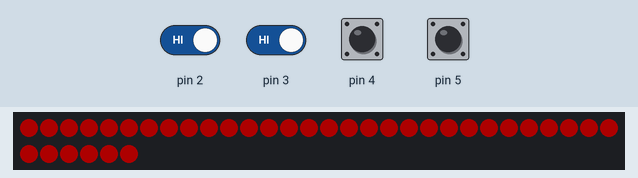
Simulated run of this sketch. Board: Arduino Uno, built with avr-gcc and run on an emulated ATmega328P. On the bench: 36 RGB LEDs in strip order, left to right, continuing on the next row. The inputs (shaded band) are chosen by the test bench; at power-on: pin 2–5 HIGH. Dim RGB values are drawn brighter than linear; random numbers use the default seed unless the sketch sets one.

Above: at 1.2 s.
1.3 s: pin 2 driven LOW and pin 3 driven LOW
At 1.62 s:
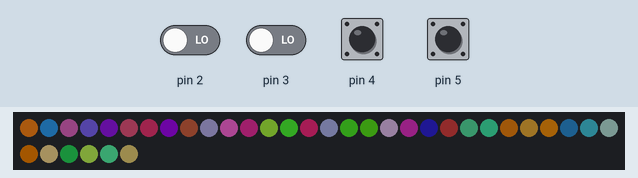
4.0 s: pin 4 pulled LOW for 1 s
At 5.31 s:
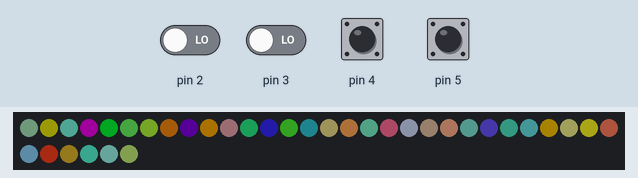
7.7 s: pin 5 pulled LOW for 1 s
At 8.6 s:
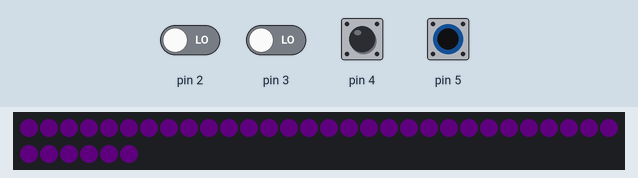
11.0 s: pin 4 pulled LOW for 0.15 s
At 11.53 s:
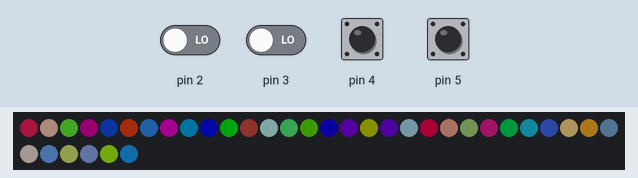
14.1 s: pin 5 pulled LOW for 0.15 s
At 14.77 s:
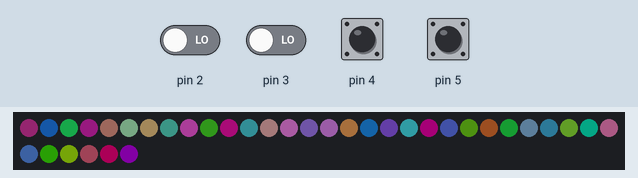
17.1 s: pin 4 pulled LOW for 0.15 s
At 17.74 s:
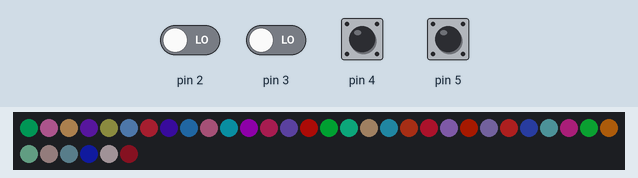
Timing chart, 0 to 20.1 s (numbered marks = the images above; inputs shaded):
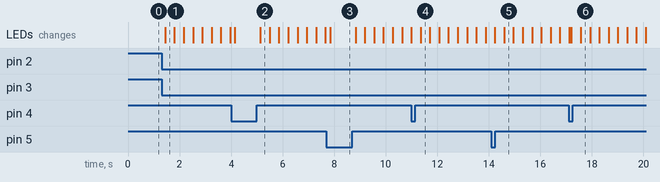

The sketch:

Combined_Sequence.ino
```cpp
#include <FastLED.h>
// Create 4 array's of LED's with 81 LEDs each
#define NUM_STRIPS 3
#define NUM_LEDS_PER_STRIP 36
CRGB leds[NUM_STRIPS][NUM_LEDS_PER_STRIP];
CRGB redStrip[NUM_LEDS_PER_STRIP];

// Define active state of pins vs inactive pins
// Sometimes inputs can be flipped, so this saves time changing the values of input and output in the loop
#define PIN_ACTIVE  1
#define PIN_INACTIVE 0

// Intialize random numbers for random LED pattern
long randNumber1;
long randNumber2;
long randNumber3;

// Setup the different strips of LEDs
void setup() {
  // Set the brightness of the LED Strips in order to avoid overloading the board
  FastLED.setBrightness(50);
  // tell FastLED library what pin the LED strips are on
  FastLED.addLeds<NEOPIXEL, 12>(leds[0], NUM_LEDS_PER_STRIP);
  // Define which input pins to pull the DIO value of the RIO From
    pinMode(2,INPUT_PULLUP);
    pinMode(3,INPUT_PULLUP);
    pinMode(4,INPUT_PULLUP);
    pinMode(5,INPUT_PULLUP);
}
// Define Different LED patterns
void CLEAR(){
  // Create Clear LED pattern, setting all LEDs in the strip to no value
  for(int i = 0; i < NUM_LEDS_PER_STRIP; i++){
      FastLED.clear();
    }
}
void REDALLIANCE()
  // Set all LEDs in the Strip to the color Red
  {
    for(int i = 0; i < NUM_LEDS_PER_STRIP; i++) {
            leds[0][i] = CRGB(255,0,0);
            FastLED.show();
        }
  }
void CONEREQUEST()
// Move up the array of LEDs, wait 500 milliseconds (half a second), and clear the array and repeat
{
  for(int i = 0; i < NUM_LEDS_PER_STRIP; i++) {
            leds[0][i] = CRGB(230,100,1);
            FastLED.show();


  }
        FastLED.delay(500);
        CLEAR();
}
void CONEAQUIRED()
// Set all the LEDs in the Array to Yellow
  {
    for(int i = 0; i < NUM_LEDS_PER_STRIP; i++) {
            leds[0][i] = CRGB(230,100,1);
            FastLED.show();
        }
  }
void CUBEREQUEST()
// Set all the LEDs in the Array to Purple, wait half a second, and then clear all the LEDs and Repeat
  {
    for(int i = 0; i < NUM_LEDS_PER_STRIP; i++) {
            leds[0][i] = CRGB(20,0,25);
            FastLED.show();
        }
        FastLED.delay(500);
        CLEAR();
  }
void CUBEAQUIRED()
// Set all the LEDs in the Array to Purple
  {
    for(int i = 0; i < NUM_LEDS_PER_STRIP; i++) {
            leds[0][i] = CRGB(20,0,25);
            FastLED.show();
        }
  }
void DISABLED()
// Set all the LEDs in the Array to Orange (Disalbed)
// TODO: Check if the Color is the same as the disabled color on the robot, or at least close to it
  {
    for(int i = 0; i < NUM_LEDS_PER_STRIP; i++) {
            leds[0][i] = CRGB(255,0,0);
            FastLED.show();
        }
  }
void BLUEALLIANCE()
// Set all the LEDs in the array to Blue
  {
  for(int i = 0; i < NUM_LEDS_PER_STRIP; i++)
  {
          leds[0][i] = CRGB(0,0,255);
          FastLED.show();
      }
  }
// void TEAMCOLORS()
// {
//   for(int i = 0; i < NUM_LEDS_PER_STRIP; i++) {
//             leds[0][i] = CRGB(0,0,255);
//             delay(25);
//             FastLED.show();
//         }
//   FastLED.delay(250);
//   for(int i = 0; i < NUM_LEDS_PER_STRIP; i++) {
//             leds[0][i] = CRGB(255,255,255);
//             delay(25);
//             FastLED.show();
//         }
//   FastLED.delay(250);
//   for(int i = 81; i >= 0; i--) {
//             leds[0][i] = CRGB(0,0,255);
//             delay(25);
//             FastLED.show();
//         }
//   FastLED.delay(250);
//   for(int i = 81; i >= 0; i--) {
//             leds[0][i] = CRGB(255,255,255);
//             delay(25);
//             FastLED.show();
//         }
//   FastLED.delay(250);
// }

void RANDOMLIGHTS(){
  // Pick a random number from 0 to 255 and set each of the rgb values to one of the random valuesd
  for(int i = 0; i < NUM_LEDS_PER_STRIP; i++) {

            randNumber1 = random(0, 255);
            randNumber2 = random(0,225);
            randNumber3 = random(0,225);
            leds[0][i] = CRGB(randNumber1,randNumber2,randNumber3);

            FastLED.show();
        }
}
void AUTOBALANCE(){
  for(int i = 0; i < NUM_LEDS_PER_STRIP; i++) {

}
}
void loop(){

  // Initialize digital Read pins
  int pin2 = digitalRead(2);
  int pin3 = digitalRead(3);
  int pin4 = digitalRead(4);
  int pin5 = digitalRead(5);


    // If statements determining which pattern is being sent from the RIO w/ DIO
    // Look at variable declaration of PIN_INACTIVE/PIN_ACTIVE for information
    if(pin2 == PIN_INACTIVE && pin3 == PIN_INACTIVE && pin4 == PIN_INACTIVE && pin5 == PIN_INACTIVE){
      DISABLED();
    }
    // else if(pin2 == PIN_ACTIVE && pin3 == PIN_ACTIVE && pin4 == PIN_ACTIVE && pin5 == PIN_ACTIVE){
    //   TEAMCOLORS();
    // }
    else if(pin2 == PIN_ACTIVE && pin3 == PIN_ACTIVE && pin4 == PIN_INACTIVE && pin5 == PIN_INACTIVE){
      BLUEALLIANCE();
    }
    else if(pin2 == PIN_ACTIVE && pin3 == PIN_ACTIVE && pin4 == PIN_ACTIVE && pin5 == PIN_INACTIVE){
      REDALLIANCE();
    }
    else if(pin2 == PIN_ACTIVE && pin3 == PIN_INACTIVE && pin4 == PIN_INACTIVE && pin5 == PIN_INACTIVE){
      CONEREQUEST();
    }
    else if(pin2 == PIN_INACTIVE && pin3 == PIN_INACTIVE && pin4 == PIN_INACTIVE && pin5 == PIN_ACTIVE){
      CONEAQUIRED();
    }
    else if(pin2 == PIN_INACTIVE && pin3 == PIN_ACTIVE && pin4 == PIN_INACTIVE && pin5 == PIN_INACTIVE){
      CUBEREQUEST();
    }
    else if(pin2 == PIN_INACTIVE && pin3 == PIN_INACTIVE && pin4 == PIN_ACTIVE && pin5 == PIN_INACTIVE){
      CUBEAQUIRED();
    }
    else if(pin2 == PIN_INACTIVE && pin3 == PIN_INACTIVE && pin4 == PIN_ACTIVE && pin5 == PIN_ACTIVE){
      RANDOMLIGHTS();
    }
    else if(pin2 == 1 && pin3 == 0 && pin4 == 1 && pin5 == 0){
      AUTOBALANCE();
    }
    else{
      DISABLED();
    }


}
```

Measured:
- after the input at 1.3 s, the LEDs: change after 0.14 s (image 1)
